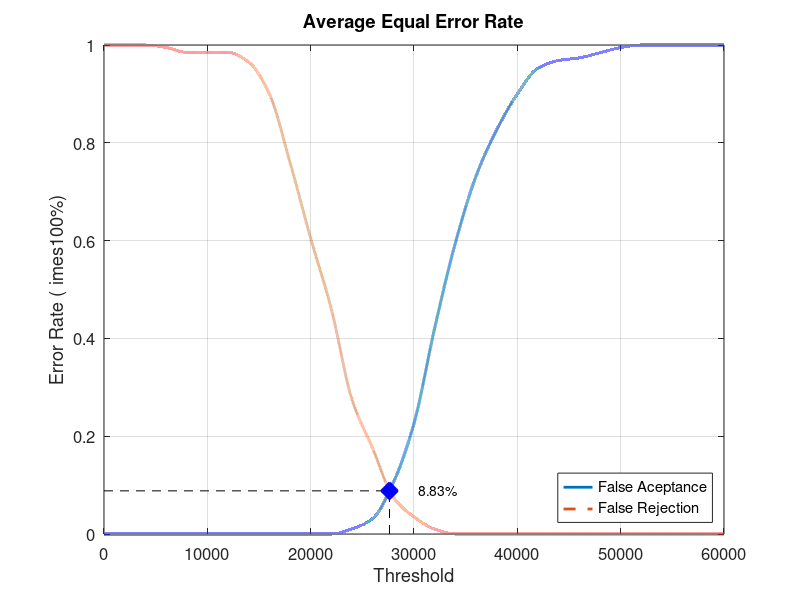
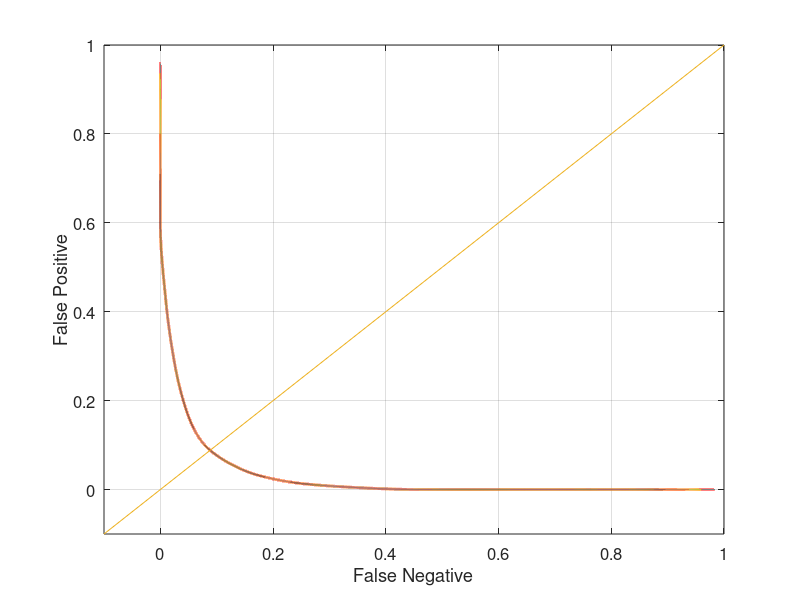

Reproduce these figures in MATLAB, in order.
close all;
clear;
clc;
x = 0:2000:60000;
xq = 0:0.5:60000;

y0 = [0 0 0 0 0 0 0 0 0 0 0 0 0.0105263 0.0315789 0.105263 0.226316 0.421053 0.594737 0.731579 0.826316 0.9 0.952632 0.968421 0.973684 0.984211 0.994737 1 1 1 1 1]
yy0 = interp1(x, y0, xq, 'pchip');
y1 = [1 1 1 0.995 0.985 0.985 0.985 0.965 0.9 0.76 0.605 0.46 0.275 0.175 0.075 0.035 0.01 0 0 0 0 0 0 0 0 0 0 0 0 0 0]
yy1 = interp1(x, y1, xq, 'pchip');

% Calculating EER: 
y2 = abs(y0 - y1);
find(y2 == min(y2))
yy2 = abs(yy0 - yy1);
xEER = find(yy2 == min(yy2));
xEERIndex = xq(xEER) % X-axis EER
yEER = yy0(xEER) % Y-axis EER

main = figure
plot(xq, yy0,'-','LineWidth', 2);	hold on
plot(xq, yy1,'--','LineWidth', 2);	hold on
plot([xEERIndex xEERIndex], [0 yEER], 'k--');	hold on
plot([0 xEERIndex], [yEER yEER], 'k--');	hold on
plot(xEERIndex, yEER, 'bx', 'LineWidth', 10);	hold on
text(xEERIndex + 10 * xEERIndex / 100, yEER, [num2str(round((10000 * yEER)) / 100) '%'])
legend('False Aceptance', 'False Rejection', 'Location', 'SouthEast')
xlabel('Threshold')
ylabel('Error Rate (	imes100%)')
title('Average Equal Error Rate')
set(gca, 'FontSize', 12)
axis([0 60000 0 1])
grid on

print(main, 'Database2_2Main', '-dpng');
FNRxFPR = figure('Color', [1 1 1]);
plot(yy1, yy0, '-', yy1, yy0, 'LineWidth', 2);
hold on
y = -0.1:0.1:1
plot(y, y); 
set(gca, 'FontSize', 12)
xlabel('False Negative')
ylabel('False Positive')
axis([-0.1 1 -0.1 1])
set(gca, 'FontSize', 12)
grid on

print(FNRxFPR, 'Database2_2FNRxFPR','-dpng');
